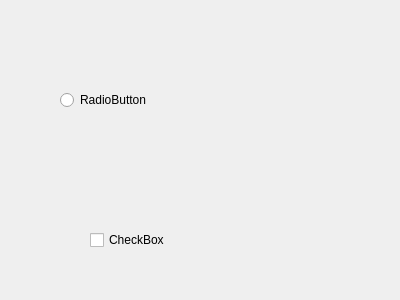
<?xml version="1.0" encoding="UTF-8"?>
<ui version="4.0">
 <class>MainWindow</class>
 <widget class="QWidget" name="MainWindow">
  <property name="geometry">
   <rect>
    <x>0</x>
    <y>0</y>
    <width>400</width>
    <height>300</height>
   </rect>
  </property>
  <property name="windowTitle">
   <string>MainWindow</string>
  </property>
  <widget class="QRadioButton" name="radioButton">
   <property name="geometry">
    <rect>
     <x>60</x>
     <y>90</y>
     <width>89</width>
     <height>20</height>
    </rect>
   </property>
   <property name="text">
    <string>RadioButton</string>
   </property>
  </widget>
  <widget class="QCheckBox" name="checkBox">
   <property name="geometry">
    <rect>
     <x>90</x>
     <y>230</y>
     <width>76</width>
     <height>20</height>
    </rect>
   </property>
   <property name="text">
    <string>CheckBox</string>
   </property>
  </widget>
 </widget>
 <resources/>
 <connections/>
</ui>
